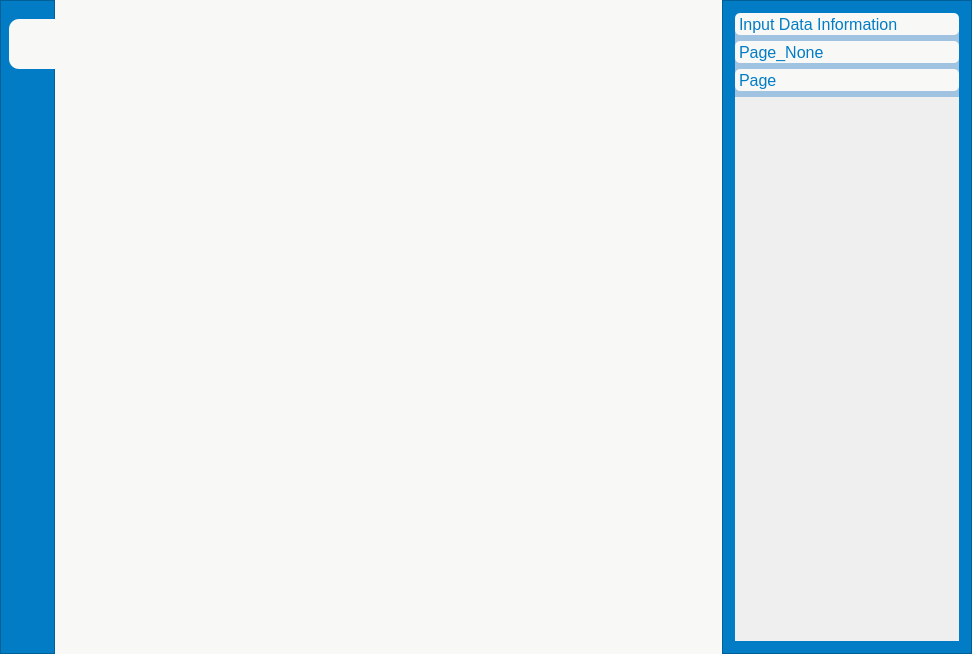
<?xml version="1.0" encoding="UTF-8"?>
<ui version="4.0">
 <class>MainWindow</class>
 <widget class="QMainWindow" name="MainWindow">
  <property name="geometry">
   <rect>
    <x>0</x>
    <y>0</y>
    <width>972</width>
    <height>654</height>
   </rect>
  </property>
  <property name="windowTitle">
   <string>MainWindow</string>
  </property>
  <property name="styleSheet">
   <string notr="true">QMainWindow {
	background-color: #f8f8f6
}</string>
  </property>
  <widget class="QWidget" name="centralwidget">
   <property name="styleSheet">
    <string notr="true"/>
   </property>
   <layout class="QHBoxLayout" name="horizontalLayout">
    <property name="leftMargin">
     <number>0</number>
    </property>
    <property name="topMargin">
     <number>0</number>
    </property>
    <property name="rightMargin">
     <number>0</number>
    </property>
    <property name="bottomMargin">
     <number>0</number>
    </property>
    <item>
     <widget class="QFrame" name="frame">
      <property name="sizePolicy">
       <sizepolicy hsizetype="Expanding" vsizetype="Expanding">
        <horstretch>0</horstretch>
        <verstretch>0</verstretch>
       </sizepolicy>
      </property>
      <property name="minimumSize">
       <size>
        <width>55</width>
        <height>0</height>
       </size>
      </property>
      <property name="maximumSize">
       <size>
        <width>55</width>
        <height>16777215</height>
       </size>
      </property>
      <property name="styleSheet">
       <string notr="true">QFrame {
	background-color : #027cc5
}

QPushButton {
	background-color : None;
	padding-right : 6px;
	border : None;
	border-top-left-radius : 10px;
	border-bottom-left-radius :10px;
}

QPushButton:checked{
	background-color : #f8f8f6
	
}</string>
      </property>
      <property name="frameShape">
       <enum>QFrame::StyledPanel</enum>
      </property>
      <property name="frameShadow">
       <enum>QFrame::Raised</enum>
      </property>
      <layout class="QVBoxLayout" name="verticalLayout">
       <property name="leftMargin">
        <number>8</number>
       </property>
       <property name="topMargin">
        <number>0</number>
       </property>
       <property name="rightMargin">
        <number>0</number>
       </property>
       <property name="bottomMargin">
        <number>0</number>
       </property>
       <item>
        <spacer name="verticalSpacer_2">
         <property name="orientation">
          <enum>Qt::Vertical</enum>
         </property>
         <property name="sizeType">
          <enum>QSizePolicy::Fixed</enum>
         </property>
         <property name="sizeHint" stdset="0">
          <size>
           <width>20</width>
           <height>18</height>
          </size>
         </property>
        </spacer>
       </item>
       <item>
        <widget class="QPushButton" name="pushButton_OpenFile">
         <property name="minimumSize">
          <size>
           <width>50</width>
           <height>50</height>
          </size>
         </property>
         <property name="text">
          <string/>
         </property>
         <property name="icon">
          <iconset resource="Icons.qrc">
           <normaloff>:/Color4/color4/file.svg</normaloff>
           <normalon>:/Color1/color1/file.svg</normalon>:/Color4/color4/file.svg</iconset>
         </property>
         <property name="iconSize">
          <size>
           <width>20</width>
           <height>20</height>
          </size>
         </property>
         <property name="checkable">
          <bool>true</bool>
         </property>
         <property name="checked">
          <bool>true</bool>
         </property>
         <property name="autoExclusive">
          <bool>true</bool>
         </property>
        </widget>
       </item>
       <item>
        <widget class="QPushButton" name="pushButton_Draw">
         <property name="minimumSize">
          <size>
           <width>50</width>
           <height>50</height>
          </size>
         </property>
         <property name="text">
          <string/>
         </property>
         <property name="icon">
          <iconset resource="Icons.qrc">
           <normaloff>:/Color4/color4/pencil.svg</normaloff>
           <normalon>:/Color1/color1/pencil.svg</normalon>:/Color4/color4/pencil.svg</iconset>
         </property>
         <property name="iconSize">
          <size>
           <width>20</width>
           <height>20</height>
          </size>
         </property>
         <property name="checkable">
          <bool>true</bool>
         </property>
         <property name="autoExclusive">
          <bool>true</bool>
         </property>
        </widget>
       </item>
       <item>
        <widget class="QPushButton" name="pushButton_Reset">
         <property name="minimumSize">
          <size>
           <width>50</width>
           <height>50</height>
          </size>
         </property>
         <property name="text">
          <string/>
         </property>
         <property name="icon">
          <iconset resource="Icons.qrc">
           <normaloff>:/Color4/color4/arrow-rotate-left.svg</normaloff>
           <normalon>:/Color1/color1/arrow-rotate-left.svg</normalon>:/Color4/color4/arrow-rotate-left.svg</iconset>
         </property>
         <property name="iconSize">
          <size>
           <width>20</width>
           <height>20</height>
          </size>
         </property>
         <property name="checkable">
          <bool>true</bool>
         </property>
         <property name="autoExclusive">
          <bool>true</bool>
         </property>
        </widget>
       </item>
       <item>
        <widget class="QPushButton" name="pushButton_Pan">
         <property name="minimumSize">
          <size>
           <width>50</width>
           <height>50</height>
          </size>
         </property>
         <property name="text">
          <string/>
         </property>
         <property name="icon">
          <iconset resource="Icons.qrc">
           <normaloff>:/Color4/color4/swap.svg</normaloff>
           <normalon>:/Color1/color1/swap.svg</normalon>:/Color4/color4/swap.svg</iconset>
         </property>
         <property name="iconSize">
          <size>
           <width>20</width>
           <height>20</height>
          </size>
         </property>
         <property name="checkable">
          <bool>true</bool>
         </property>
         <property name="autoExclusive">
          <bool>true</bool>
         </property>
        </widget>
       </item>
       <item>
        <widget class="QPushButton" name="pushButton_Zoom">
         <property name="minimumSize">
          <size>
           <width>50</width>
           <height>50</height>
          </size>
         </property>
         <property name="text">
          <string/>
         </property>
         <property name="icon">
          <iconset resource="Icons.qrc">
           <normaloff>:/Color4/color4/arrows-maximize.svg</normaloff>
           <normalon>:/Color1/color1/arrows-maximize.svg</normalon>:/Color4/color4/arrows-maximize.svg</iconset>
         </property>
         <property name="iconSize">
          <size>
           <width>20</width>
           <height>20</height>
          </size>
         </property>
         <property name="checkable">
          <bool>true</bool>
         </property>
         <property name="autoExclusive">
          <bool>true</bool>
         </property>
        </widget>
       </item>
       <item>
        <widget class="QPushButton" name="pushButton_Save">
         <property name="minimumSize">
          <size>
           <width>50</width>
           <height>50</height>
          </size>
         </property>
         <property name="text">
          <string/>
         </property>
         <property name="icon">
          <iconset resource="Icons.qrc">
           <normaloff>:/Color4/color4/folder.svg</normaloff>
           <normalon>:/Color1/color1/folder.svg</normalon>:/Color4/color4/folder.svg</iconset>
         </property>
         <property name="iconSize">
          <size>
           <width>20</width>
           <height>20</height>
          </size>
         </property>
         <property name="checkable">
          <bool>true</bool>
         </property>
         <property name="checked">
          <bool>false</bool>
         </property>
         <property name="autoExclusive">
          <bool>true</bool>
         </property>
        </widget>
       </item>
       <item>
        <spacer name="verticalSpacer_3">
         <property name="orientation">
          <enum>Qt::Vertical</enum>
         </property>
         <property name="sizeHint" stdset="0">
          <size>
           <width>20</width>
           <height>353</height>
          </size>
         </property>
        </spacer>
       </item>
      </layout>
     </widget>
    </item>
    <item>
     <widget class="MplWidget" name="MplWidget" native="true">
      <property name="sizePolicy">
       <sizepolicy hsizetype="Expanding" vsizetype="Expanding">
        <horstretch>0</horstretch>
        <verstretch>0</verstretch>
       </sizepolicy>
      </property>
     </widget>
    </item>
    <item>
     <widget class="QFrame" name="frame_3">
      <property name="minimumSize">
       <size>
        <width>250</width>
        <height>0</height>
       </size>
      </property>
      <property name="maximumSize">
       <size>
        <width>250</width>
        <height>16777215</height>
       </size>
      </property>
      <property name="styleSheet">
       <string notr="true">QFrame#frame_3 {
	background-color: rgb(2, 124, 197);
}</string>
      </property>
      <property name="frameShape">
       <enum>QFrame::StyledPanel</enum>
      </property>
      <property name="frameShadow">
       <enum>QFrame::Raised</enum>
      </property>
      <layout class="QHBoxLayout" name="horizontalLayout_4">
       <property name="leftMargin">
        <number>12</number>
       </property>
       <property name="topMargin">
        <number>12</number>
       </property>
       <property name="rightMargin">
        <number>12</number>
       </property>
       <property name="bottomMargin">
        <number>12</number>
       </property>
       <item>
        <widget class="QToolBox" name="toolBox">
         <property name="sizePolicy">
          <sizepolicy hsizetype="Expanding" vsizetype="Expanding">
           <horstretch>0</horstretch>
           <verstretch>0</verstretch>
          </sizepolicy>
         </property>
         <property name="styleSheet">
          <string notr="true">QToolBox {	
	background-color: #a0c3e1;
	border-radius : 10px;
}

QToolBox::tab {
	background-color: #f8f8f6;
	border-radius : 5px;
	color: rgb(2, 124, 197);
	font-size: 16px;
	text-align: center;
}




</string>
         </property>
         <property name="currentIndex">
          <number>2</number>
         </property>
         <property name="tabSpacing">
          <number>6</number>
         </property>
         <widget class="QWidget" name="Page_InputData">
          <property name="geometry">
           <rect>
            <x>0</x>
            <y>0</y>
            <width>224</width>
            <height>538</height>
           </rect>
          </property>
          <attribute name="label">
           <string>Input Data Information</string>
          </attribute>
          <widget class="QFrame" name="frame_4">
           <property name="geometry">
            <rect>
             <x>9</x>
             <y>37</y>
             <width>48</width>
             <height>20</height>
            </rect>
           </property>
           <property name="minimumSize">
            <size>
             <width>0</width>
             <height>20</height>
            </size>
           </property>
           <property name="maximumSize">
            <size>
             <width>16777215</width>
             <height>30</height>
            </size>
           </property>
           <property name="frameShape">
            <enum>QFrame::StyledPanel</enum>
           </property>
           <property name="frameShadow">
            <enum>QFrame::Raised</enum>
           </property>
           <layout class="QVBoxLayout" name="verticalLayout_4">
            <property name="leftMargin">
             <number>0</number>
            </property>
            <property name="topMargin">
             <number>0</number>
            </property>
            <property name="rightMargin">
             <number>0</number>
            </property>
            <property name="bottomMargin">
             <number>0</number>
            </property>
            <item>
             <widget class="QLabel" name="Label_Location">
              <property name="text">
               <string>Location</string>
              </property>
             </widget>
            </item>
           </layout>
          </widget>
          <zorder>frame_8</zorder>
          <zorder>frame_4</zorder>
         </widget>
         <widget class="QWidget" name="Page_None">
          <property name="geometry">
           <rect>
            <x>0</x>
            <y>0</y>
            <width>224</width>
            <height>538</height>
           </rect>
          </property>
          <attribute name="label">
           <string>Page_None</string>
          </attribute>
         </widget>
         <widget class="QWidget" name="page">
          <attribute name="label">
           <string>Page</string>
          </attribute>
         </widget>
        </widget>
       </item>
      </layout>
     </widget>
    </item>
   </layout>
  </widget>
  <action name="actionNew">
   <property name="text">
    <string>New</string>
   </property>
  </action>
  <action name="actionOpen_File">
   <property name="text">
    <string>Open File</string>
   </property>
  </action>
  <action name="actionSave">
   <property name="text">
    <string>Save</string>
   </property>
  </action>
 </widget>
 <customwidgets>
  <customwidget>
   <class>MplWidget</class>
   <extends>QWidget</extends>
   <header>mplwidget.h</header>
   <container>1</container>
  </customwidget>
 </customwidgets>
 <resources>
  <include location="Icons.qrc"/>
 </resources>
 <connections/>
</ui>
